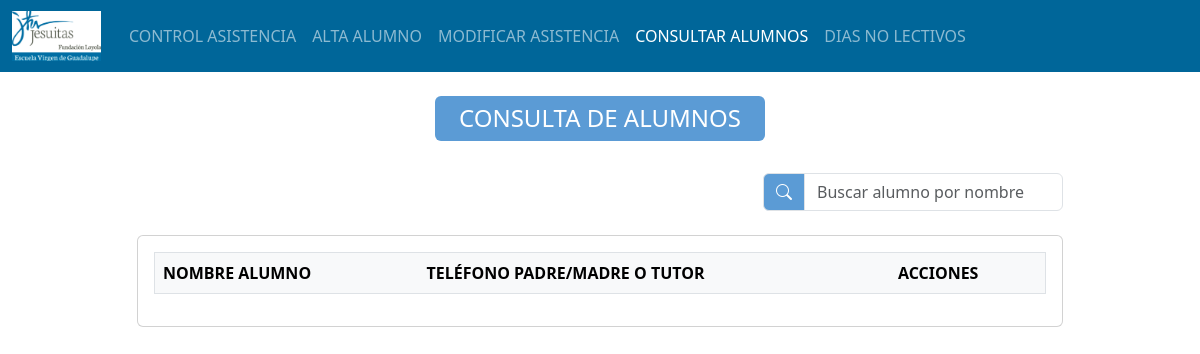
Before: /src/user/index.php?c=Alumnos&m=consultar with the older database file.
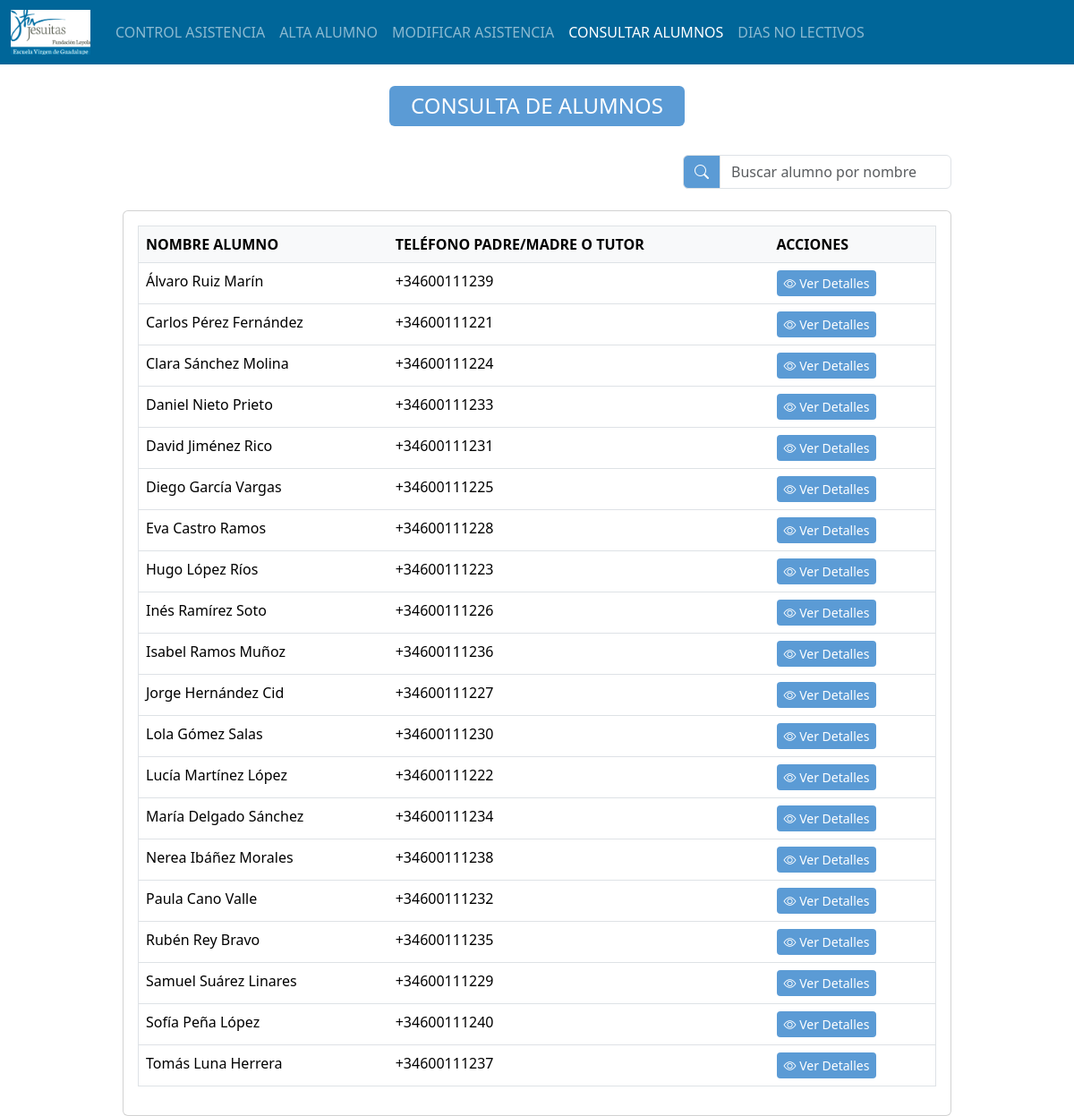
After: the same page with the newer database file.
### tables this page shows
CREATE TABLE alumno (
    idAlumno SMALLINT UNSIGNED NOT NULL AUTO_INCREMENT,
    nombreAlumno VARCHAR(50) NOT NULL,
    apellidosAlumno VARCHAR(100) NOT NULL,
    idClase TINYINT UNSIGNED NOT NULL,
    idInscripcion SMALLINT UNSIGNED NOT NULL,
    CONSTRAINT pk_idAlumno PRIMARY KEY (idAlumno),
    CONSTRAINT fk_idClases FOREIGN KEY (idClase) REFERENCES clases(idClase)
        ON DELETE CASCADE ON UPDATE CASCADE,
    CONSTRAINT fk_idInscripciones FOREIGN KEY (idInscripcion) REFERENCES inscripciones(idInscripcion)
        ON DELETE CASCADE ON UPDATE CASCADE
);

CREATE TABLE inscripciones (
    idInscripcion SMALLINT UNSIGNED NOT NULL AUTO_INCREMENT,
    nombrePadre VARCHAR(50) NULL,
    apellidosPadre VARCHAR(100) NULL,
    DNI CHAR(20) NULL,
    IBAN CHAR(34) NULL,
    titularCuenta VARCHAR(100) NULL,
    fechaMandato DATE NULL,
    telefono CHAR(24) NOT NULL,
    correo VARCHAR(254) NULL,
    completada BIT NOT NULL,
    CONSTRAINT pk_idInscripcion PRIMARY KEY (idInscripcion)
);

### src/user/index.php (called while the page is built, shortened)
<?php
    $objControlador = new $controlador();
    $datos=[];
    if(method_exists($objControlador, $_GET['m'])){
        $datos = $objControlador -> {$_GET['m']}();
    }
    require_once(RUTA_VISTAS.$objControlador->vista.'.php');
?>

### src/user/app/models/conexion.php (called while the page is built, shortened)
<?php
    class Conexion{
        function __construct(){
            $this->servidor = SERVIDOR;
            $this->usuario = USUARIO;
            $this->passw = PASSW;
            $this->basedatos = BASEDATOS;
            $this->conexion = new mysqli($this->servidor, $this->usuario, $this->passw, $this->basedatos);
        }
    }
?>

### src/user/app/models/mAlumnos.php (called while the page is built, shortened)
<?php
    class MAlumnos{
        private $conexion;
        public function __construct(){
            require_once('conexion.php');
            $objConexion = new Conexion();
            $this->conexion = $objConexion->conexion;
        }
        public function obtenerAlumnos(){
            $sql = "SELECT alumno.idAlumno, alumno.nombreAlumno,  alumno.apellidosAlumno,
                           inscripciones.telefono
                    FROM alumno
                    INNER JOIN inscripciones ON alumno.idInscripcion = inscripciones.idInscripcion
                    ORDER BY alumno.nombreAlumno";
            $resultado = $this->conexion->query($sql);
            return $resultado->fetch_all(MYSQLI_ASSOC);
        }
    }

### src/user/app/controllers/cAlumnos.php (called while the page is built, shortened)
<?php
class CAlumnos {
    private $objModelo;
    function __construct(){
        $this->objModelo = new MAlumnos();
    }
    public function consultar() {
        $datos['alumnos'] = $this->objModelo->obtenerAlumnos();
        return $datos;
    }
}
?>

### src/user/app/views/vConsultaAlumnos.php (the view, shortened to what this page needs)
<!DOCTYPE html>
<html lang="es">
<head>
</head>
<body>
    <?php require_once('layouts/headerUser.php'); ?>
    <div class="container mt-4">
        <div class="row justify-content-center">
            <div class="col-md-10">
                <div class="text-center mb-4">
                    <h4 class="d-inline-block bg-custom-secondary text-white px-4 py-2 rounded">CONSULTA DE ALUMNOS</h4>
                </div>
                <div class="mb-4 d-flex justify-content-end">
                    <div class="input-group" style="max-width: 300px;">
                        <span class="input-group-text bg-custom-secondary text-white">
                            <i class="bi bi-search"></i>
                        </span>
                        <input type="text" class="form-control" id="buscadorAlumnos" placeholder="Buscar alumno por nombre">
                    </div>
                </div>
                <div class="card">
                    <div class="card-body">
                        <div class="table-responsive">
                            <table class="table table-hover">
                                <thead class="bg-light">
                                    <tr>
                                        <th>NOMBRE ALUMNO</th>
                                        <th>TELÉFONO PADRE/MADRE O TUTOR</th>
                                        <th>ACCIONES</th>
                                    </tr>
                                </thead>
                                <tbody>
                                    <?php
                                        foreach($datos['alumnos'] as $alumno) {
                                            echo '<tr>';
                                            echo '<td>'.$alumno['nombreAlumno'].' '.$alumno['apellidosAlumno'].'</td>';
                                            echo '<td>'.$alumno['telefono'].'</td>';
                                            echo '<td>';
                                            echo '<button class="btn btn-sm btn-detalles ver-detalles" data-id="'.$alumno['idAlumno'].'">';
                                            echo '<i class="bi bi-eye"></i> Ver Detalles';
                                            echo '</button>';
                                            echo '</td>';
                                            echo '</tr>';
                                        }
                                    ?>
                                </tbody>
                            </table>
                        </div>
                    </div>
                </div>
            </div>
        </div>
    </div>
</body>
</html>

Changed rows visible on the page:
added alumno: nombreAlumno "Álvaro", apellidosAlumno "Ruiz Marín", idInscripcion.telefono "+34600111239"
added alumno: nombreAlumno "Carlos", apellidosAlumno "Pérez Fernández", idInscripcion.telefono "+34600111221"
added alumno: nombreAlumno "Clara", apellidosAlumno "Sánchez Molina", idInscripcion.telefono "+34600111224"
added alumno: nombreAlumno "Daniel", apellidosAlumno "Nieto Prieto", idInscripcion.telefono "+34600111233"
added alumno: nombreAlumno "David", apellidosAlumno "Jiménez Rico", idInscripcion.telefono "+34600111231"
added alumno: nombreAlumno "Diego", apellidosAlumno "García Vargas", idInscripcion.telefono "+34600111225"
added alumno: nombreAlumno "Eva", apellidosAlumno "Castro Ramos", idInscripcion.telefono "+34600111228"
added alumno: nombreAlumno "Hugo", apellidosAlumno "López Ríos", idInscripcion.telefono "+34600111223"
added alumno: nombreAlumno "Inés", apellidosAlumno "Ramírez Soto", idInscripcion.telefono "+34600111226"
added alumno: nombreAlumno "Isabel", apellidosAlumno "Ramos Muñoz", idInscripcion.telefono "+34600111236"
added alumno: nombreAlumno "Jorge", apellidosAlumno "Hernández Cid", idInscripcion.telefono "+34600111227"
added alumno: nombreAlumno "Lola", apellidosAlumno "Gómez Salas", idInscripcion.telefono "+34600111230"
added alumno: nombreAlumno "Lucía", apellidosAlumno "Martínez López", idInscripcion.telefono "+34600111222"
added alumno: nombreAlumno "María", apellidosAlumno "Delgado Sánchez", idInscripcion.telefono "+34600111234"
added alumno: nombreAlumno "Nerea", apellidosAlumno "Ibáñez Morales", idInscripcion.telefono "+34600111238"
added alumno: nombreAlumno "Paula", apellidosAlumno "Cano Valle", idInscripcion.telefono "+34600111232"
added alumno: nombreAlumno "Rubén", apellidosAlumno "Rey Bravo", idInscripcion.telefono "+34600111235"
added alumno: nombreAlumno "Samuel", apellidosAlumno "Suárez Linares", idInscripcion.telefono "+34600111229"
added alumno: nombreAlumno "Sofía", apellidosAlumno "Peña López", idInscripcion.telefono "+34600111240"
added alumno: nombreAlumno "Tomás", apellidosAlumno "Luna Herrera", idInscripcion.telefono "+34600111237"
